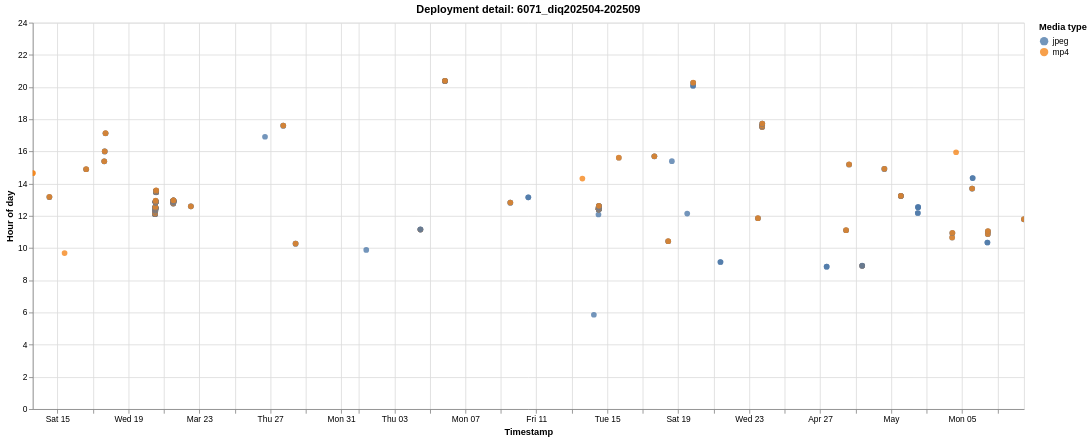

The specification (Vega-Lite) saved for this image:
### Vega-Lite specification from a JSON file in a GitHub repository (floating-point values rounded to 4 significant figures; data arrays with more than 128 entries replaced by an {"elided": "..."} marker saying what was removed)
{"$schema": "https://vega.github.io/schema/vega-lite/v6.1.0.json", "config": {"view": {"continuousHeight": 300, "continuousWidth": 300}}, "data": {"name": "data-8c6688062e96580c5a54309e7b6646bd"}, "datasets": {"data-8c6688062e96580c5a54309e7b6646bd": {"elided": "371 records"}}, "encoding": {"color": {"field": "media_type", "scale": {"scheme": "tableau10"}, "title": "Media type", "type": "nominal"}, "shape": {"field": "media_type", "title": "Media type", "type": "nominal"}, "tooltip": [{"field": "deployment", "title": "Deployment", "type": "nominal"}, {"field": "timestamp", "format": "%Y-%m-%d %H:%M:%S", "title": "Timestamp", "type": "temporal"}, {"field": "hour_of_day", "format": ".2f", "title": "Hour of day", "type": "quantitative"}, {"field": "media_type", "title": "Media type", "type": "nominal"}], "x": {"field": "timestamp", "title": "Timestamp", "type": "temporal"}, "y": {"field": "hour_of_day", "scale": {"domain": [0, 24]}, "title": "Hour of day", "type": "quantitative"}}, "height": 460, "mark": {"opacity": 0.78, "size": 46, "type": "circle"}, "params": [{"bind": "scales", "name": "param_1e9efca18e7a2868", "select": {"encodings": ["x", "y"], "type": "interval"}}], "title": "Deployment detail: 6071_diq202504-202509", "width": 1180}
